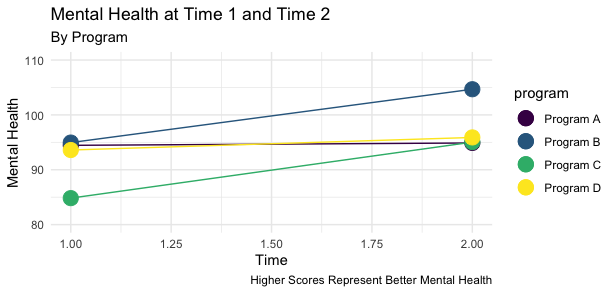

Write R code to recreate this figure.
# slope graph

library(ggplot2)

library(dplyr)

load("social-service-agency.RData")

clients %>%
  group_by(program) %>%
  summarise(m_mh_1 = mean(mental_health_T1),
            m_mh_2 = mean(mental_health_T2)) %>%
  ggplot() +
  geom_segment(aes(x = 1,
                   y = m_mh_1,
                   xend = 2,
                   yend = m_mh_2,
                   color = program),
               show.legend = FALSE) +
  geom_point(aes(x = 1, 
                 y = m_mh_1,
                 color = program),
             size = 5) +
  geom_point(aes(x = 2,
                 y = m_mh_2,
                 color = program),
             size = 5) +
  labs(title = "Mental Health at Time 1 and Time 2",
       subtitle = "By Program",
       x = "Time",
       y = "Mental Health",
       caption = "Higher Scores Represent Better Mental Health") +
  scale_color_viridis_d() +
  ylim(50,110) +
  theme_minimal() 

# ggsave("slopegraph.png",
#        height = 2,
#        width = 4)





